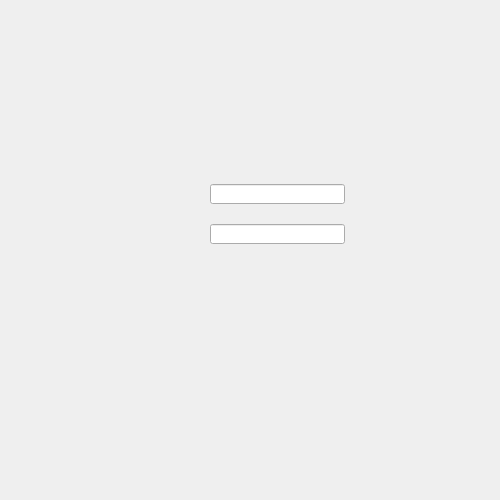
<?xml version="1.0" encoding="UTF-8"?>
<ui version="4.0">
 <class>MainWindow</class>
 <widget class="QMainWindow" name="MainWindow">
  <property name="geometry">
   <rect>
    <x>0</x>
    <y>0</y>
    <width>500</width>
    <height>500</height>
   </rect>
  </property>
  <property name="minimumSize">
   <size>
    <width>500</width>
    <height>500</height>
   </size>
  </property>
  <property name="maximumSize">
   <size>
    <width>500</width>
    <height>500</height>
   </size>
  </property>
  <property name="windowTitle">
   <string>Aplikasi COBAAN</string>
  </property>
  <property name="windowIcon">
   <iconset>
    <normaloff>E:/Rangga Wiraguna/500px/Design/Sample/—Pngtree—beautiful memphis   frame_3652152.png</normaloff>E:/Rangga Wiraguna/500px/Design/Sample/—Pngtree—beautiful memphis   frame_3652152.png</iconset>
  </property>
  <widget class="QWidget" name="centralwidget">
   <widget class="QLabel" name="frameDesign">
    <property name="geometry">
     <rect>
      <x>0</x>
      <y>0</y>
      <width>500</width>
      <height>500</height>
     </rect>
    </property>
    <property name="minimumSize">
     <size>
      <width>500</width>
      <height>500</height>
     </size>
    </property>
    <property name="maximumSize">
     <size>
      <width>500</width>
      <height>500</height>
     </size>
    </property>
    <property name="text">
     <string/>
    </property>
    <property name="pixmap">
     <pixmap>E:/Rangga Wiraguna/500px/Design/Project-1/Page1_Login/ExctractLayout/FrameDesain.jpg</pixmap>
    </property>
    <property name="scaledContents">
     <bool>true</bool>
    </property>
   </widget>
   <widget class="QLabel" name="Shapes_ID">
    <property name="geometry">
     <rect>
      <x>150</x>
      <y>180</y>
      <width>199</width>
      <height>29</height>
     </rect>
    </property>
    <property name="text">
     <string/>
    </property>
    <property name="pixmap">
     <pixmap>E:/Rangga Wiraguna/500px/Design/Project-1/Page1_Login/ExctractLayout/Shapes_ID.png</pixmap>
    </property>
    <property name="scaledContents">
     <bool>true</bool>
    </property>
   </widget>
   <widget class="QLabel" name="Shapes_PASS">
    <property name="geometry">
     <rect>
      <x>150</x>
      <y>220</y>
      <width>199</width>
      <height>29</height>
     </rect>
    </property>
    <property name="text">
     <string/>
    </property>
    <property name="pixmap">
     <pixmap>E:/Rangga Wiraguna/500px/Design/Project-1/Page1_Login/ExctractLayout/Shapes_PWD.png</pixmap>
    </property>
    <property name="scaledContents">
     <bool>true</bool>
    </property>
   </widget>
   <widget class="QToolButton" name="buttonLogin">
    <property name="geometry">
     <rect>
      <x>210</x>
      <y>260</y>
      <width>81</width>
      <height>25</height>
     </rect>
    </property>
    <property name="minimumSize">
     <size>
      <width>81</width>
      <height>25</height>
     </size>
    </property>
    <property name="maximumSize">
     <size>
      <width>81</width>
      <height>25</height>
     </size>
    </property>
    <property name="text">
     <string/>
    </property>
    <property name="icon">
     <iconset>
      <normaloff>E:/Rangga Wiraguna/500px/Design/Project-1/Page1_Login/ExctractLayout/buttonLogin.png</normaloff>E:/Rangga Wiraguna/500px/Design/Project-1/Page1_Login/ExctractLayout/buttonLogin.png</iconset>
    </property>
    <property name="iconSize">
     <size>
      <width>81</width>
      <height>25</height>
     </size>
    </property>
    <property name="autoRaise">
     <bool>true</bool>
    </property>
   </widget>
   <widget class="QLineEdit" name="inputID">
    <property name="geometry">
     <rect>
      <x>210</x>
      <y>184</y>
      <width>135</width>
      <height>20</height>
     </rect>
    </property>
    <property name="sizePolicy">
     <sizepolicy hsizetype="Fixed" vsizetype="Fixed">
      <horstretch>0</horstretch>
      <verstretch>0</verstretch>
     </sizepolicy>
    </property>
   </widget>
   <widget class="QLineEdit" name="inputPASS">
    <property name="geometry">
     <rect>
      <x>210</x>
      <y>224</y>
      <width>135</width>
      <height>20</height>
     </rect>
    </property>
    <property name="sizePolicy">
     <sizepolicy hsizetype="Fixed" vsizetype="Fixed">
      <horstretch>0</horstretch>
      <verstretch>0</verstretch>
     </sizepolicy>
    </property>
    <property name="frame">
     <bool>true</bool>
    </property>
    <property name="echoMode">
     <enum>QLineEdit::Password</enum>
    </property>
   </widget>
  </widget>
 </widget>
 <resources/>
 <connections/>
</ui>
